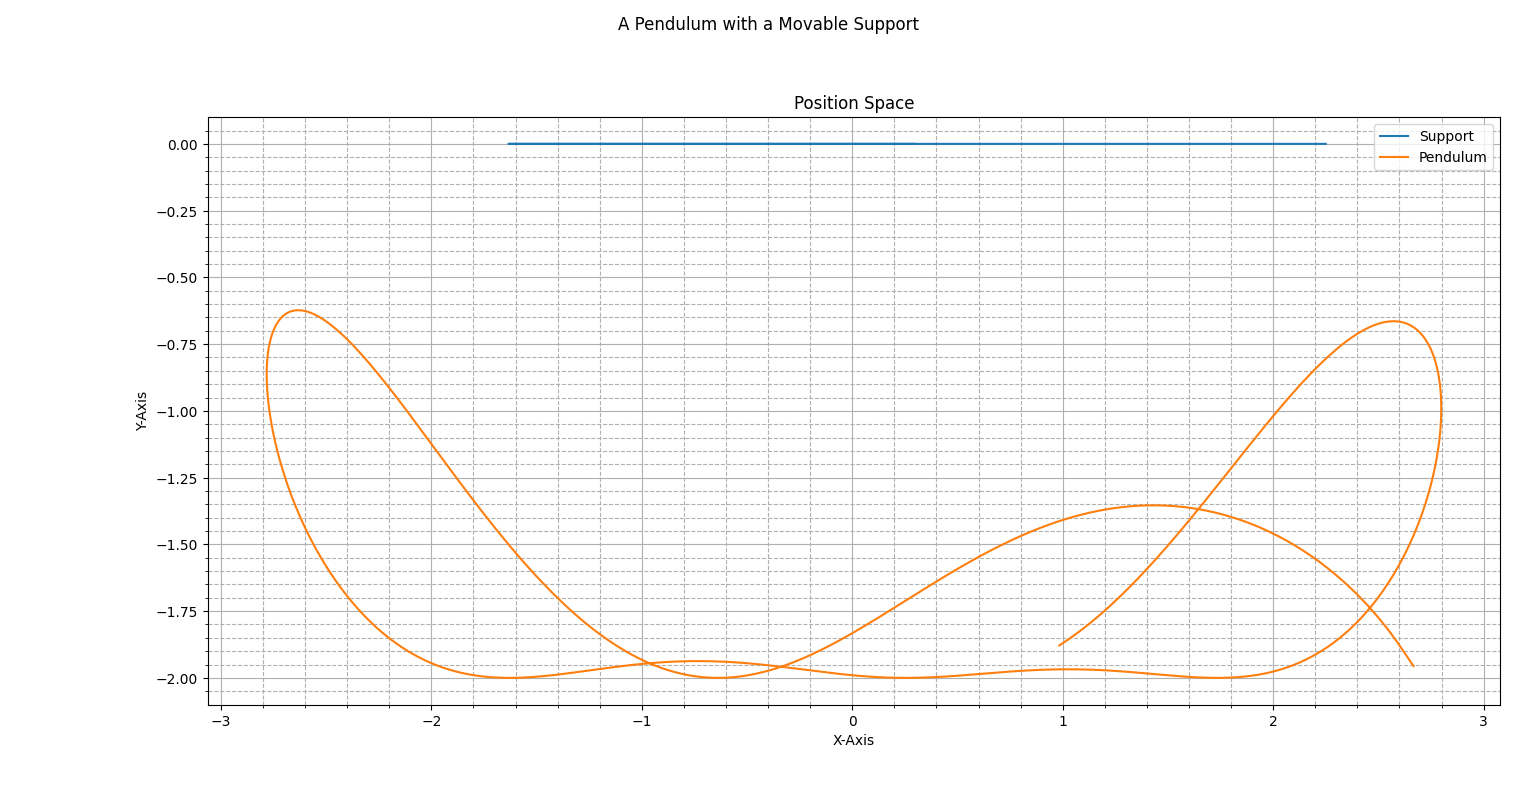

Source code (Python):
"""
Importing Necessary Libraries to Simulate the Motion of a Simple Pendulum with a Movable Support
"""
import matplotlib.pyplot as plt  
import numpy as np


"""
Defining Constants, Step-size, Initial Conditions, Independent Variable
"""
m1, m2 = 5, 8
l, k, g = 2, 50, 9.8
t0, tf, n = 0, 5, 10000
h = (tf -t0)/n
S0 = np.array([2.25, 0.21, 0, 0])
t = np.linspace(t0,tf,n+1)
S= np.array((n+1)*[S0])


""""
Defining the coupled system of 4 first order ODEs
which is equivalent to the coupled system of 2 second order ODEs(Euler-Lagrange Equations)
"""
def dS_dt(S,t):
    x, phi, v, w = S 
    dx_dt = v
    dphi_dt = w
    dv_dt = ((m2*g*np.sin(phi)*np.cos(phi)) + (m2*l*w*w*np.sin(phi)) - (k*x)) / (m1 + m2*(np.sin(phi)**2))
    dw_dt = np.cos(phi)*(((g*np.tan(phi)*(m1+m2)) + (m2*l*w*w*np.sin(phi)) - (k*x)) / ((m2*l*np.cos(phi)**2) - ((m1+m2)*l)))
    return np.array([dx_dt, dphi_dt, dv_dt, dw_dt])


"""
Applying Runge-Kutta Fourth Order Method because
1. Local Truncation Error in RK45/EM = h^5/h^2 = 10^(-15)/10^(-6)
2. Global Truncation Error in RK45/EM = h^4/h = 10^(-12)/10^(-3)
"""
def rk45(f, n):
    for i in range(n):
        k1 = h * f(S[i], t[i])    
        k2 = h * f(S[i] + 0.5 * k1, t[i] + 0.5*h)
        k3 = h * f(S[i] + 0.5 * k2, t[i] + 0.5*h)
        k4 = h * f(S[i] + k3, t[i] + h)
        S[i+1] = S[i] + (k1 + 2*(k2 + k3 ) + k4) / 6
    return S, t


"""
Calling rk45 to get dependent variables
"""
S,t=rk45(dS_dt,n)
x, phi, v, w = S.T[0],S.T[1],S.T[2],S.T[3]
x1, y1 = x, np.zeros(n+1)  
x2, y2 = x + l*np.sin(phi), -l*np.cos(phi)

"""
Plotting the Position Space
"""
fig = plt.figure()
ax = fig.add_subplot()
ax.plot(x1, y1, label="Support")
ax.plot(x2, y2, label="Pendulum")
ax.set_xlabel("X-Axis")
ax.set_ylabel("Y-Axis")
ax.set_title("Position Space")
ax.grid(which="major")
ax.grid(which="minor", linestyle="--")
ax.minorticks_on()
ax.legend()
fig.suptitle("A Pendulum with a Movable Support")
fig.tight_layout()
plt.show()
